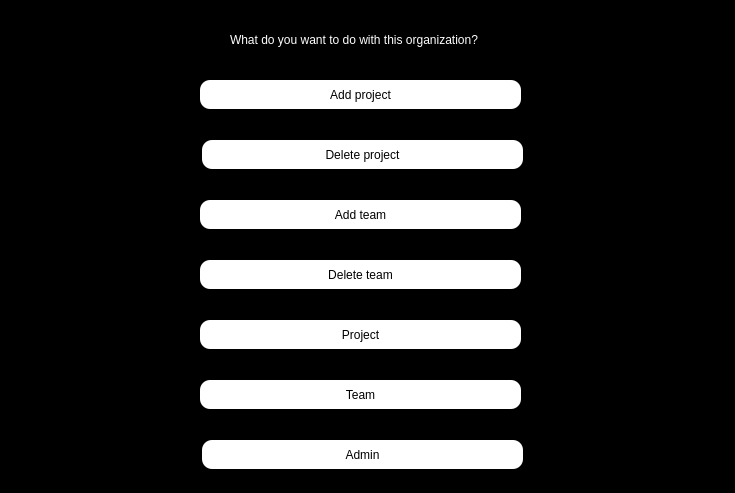
<?xml version="1.0" encoding="UTF-8"?>
<ui version="4.0">
 <class>making_decision_for_organ</class>
 <widget class="QWidget" name="making_decision_for_organ">
  <property name="geometry">
   <rect>
    <x>0</x>
    <y>0</y>
    <width>735</width>
    <height>493</height>
   </rect>
  </property>
  <property name="windowTitle">
   <string>Form</string>
  </property>
  <property name="styleSheet">
   <string notr="true">#making_decision_for_organ
{
background-color:black;
}</string>
  </property>
  <widget class="QLabel" name="label">
   <property name="geometry">
    <rect>
     <x>230</x>
     <y>30</y>
     <width>331</width>
     <height>20</height>
    </rect>
   </property>
   <property name="styleSheet">
    <string notr="true">#label
{
color:white;
}</string>
   </property>
   <property name="text">
    <string>What do you want to do with this organization?</string>
   </property>
  </widget>
  <widget class="QPushButton" name="add_project">
   <property name="geometry">
    <rect>
     <x>200</x>
     <y>80</y>
     <width>321</width>
     <height>29</height>
    </rect>
   </property>
   <property name="styleSheet">
    <string notr="true">#add_project{
background-color:white;
border-radius:10px;

}

#add_project:hover
{
background-color:yellow;
order:1px solid yellow; 
}</string>
   </property>
   <property name="text">
    <string>Add project</string>
   </property>
  </widget>
  <widget class="QPushButton" name="delete_project">
   <property name="geometry">
    <rect>
     <x>202</x>
     <y>140</y>
     <width>321</width>
     <height>29</height>
    </rect>
   </property>
   <property name="styleSheet">
    <string notr="true">#delete_project{
background-color:white;
border-radius:10px;

}

#delete_project:hover
{
background-color:yellow;
order:1px solid yellow; 
}</string>
   </property>
   <property name="text">
    <string>Delete project</string>
   </property>
  </widget>
  <widget class="QPushButton" name="add_team">
   <property name="geometry">
    <rect>
     <x>200</x>
     <y>200</y>
     <width>321</width>
     <height>29</height>
    </rect>
   </property>
   <property name="styleSheet">
    <string notr="true">#add_team{
background-color:white;
border-radius:10px;

}

#add_team:hover
{
background-color:yellow;
order:1px solid yellow; 
}</string>
   </property>
   <property name="text">
    <string>Add team</string>
   </property>
  </widget>
  <widget class="QPushButton" name="delete_team">
   <property name="geometry">
    <rect>
     <x>200</x>
     <y>260</y>
     <width>321</width>
     <height>29</height>
    </rect>
   </property>
   <property name="styleSheet">
    <string notr="true">#delete_team{
background-color:white;
border-radius:10px;

}

#delete_team:hover
{
background-color:yellow;
order:1px solid yellow; 
}</string>
   </property>
   <property name="text">
    <string>Delete team</string>
   </property>
  </widget>
  <widget class="QPushButton" name="project">
   <property name="geometry">
    <rect>
     <x>200</x>
     <y>320</y>
     <width>321</width>
     <height>29</height>
    </rect>
   </property>
   <property name="styleSheet">
    <string notr="true">#project{
background-color:white;
border-radius:10px;

}

#project:hover
{
background-color:yellow;
order:1px solid yellow; 
}</string>
   </property>
   <property name="text">
    <string>Project</string>
   </property>
  </widget>
  <widget class="QPushButton" name="team">
   <property name="geometry">
    <rect>
     <x>200</x>
     <y>380</y>
     <width>321</width>
     <height>29</height>
    </rect>
   </property>
   <property name="styleSheet">
    <string notr="true">#team{
background-color:white;
border-radius:10px;

}

#team:hover
{
background-color:yellow;
order:1px solid yellow; 
}</string>
   </property>
   <property name="text">
    <string>Team</string>
   </property>
  </widget>
  <widget class="QPushButton" name="admin">
   <property name="geometry">
    <rect>
     <x>202</x>
     <y>440</y>
     <width>321</width>
     <height>29</height>
    </rect>
   </property>
   <property name="styleSheet">
    <string notr="true">#admin{
background-color:white;
border-radius:10px;

}

#admin:hover
{
background-color:yellow;
order:1px solid yellow; 
}</string>
   </property>
   <property name="text">
    <string>Admin</string>
   </property>
  </widget>
 </widget>
 <resources/>
 <connections/>
</ui>
